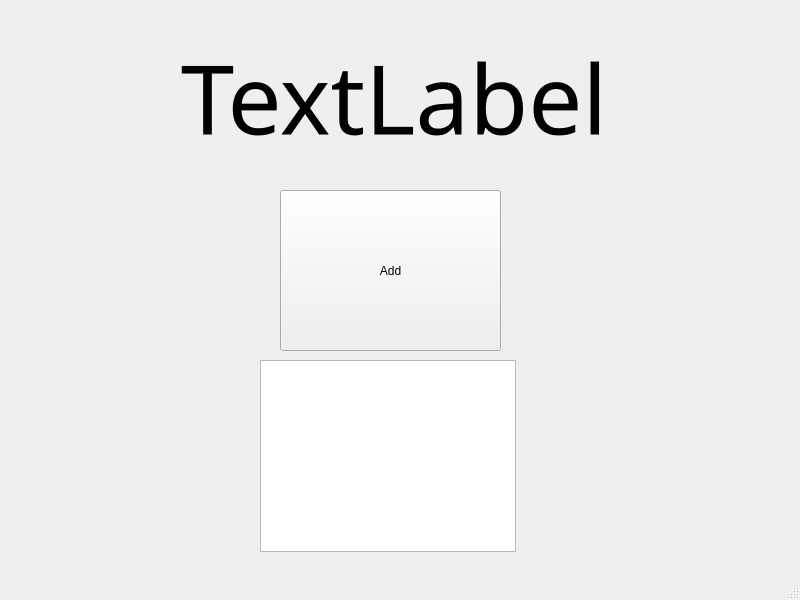
<?xml version="1.0" encoding="UTF-8"?>
<ui version="4.0">
 <class>MainWindow</class>
 <widget class="QMainWindow" name="MainWindow">
  <property name="geometry">
   <rect>
    <x>0</x>
    <y>0</y>
    <width>800</width>
    <height>600</height>
   </rect>
  </property>
  <property name="windowTitle">
   <string>MainWindow</string>
  </property>
  <property name="autoFillBackground">
   <bool>false</bool>
  </property>
  <widget class="QWidget" name="centralwidget">
   <widget class="QPushButton" name="m_btnAdd">
    <property name="geometry">
     <rect>
      <x>280</x>
      <y>190</y>
      <width>221</width>
      <height>161</height>
     </rect>
    </property>
    <property name="text">
     <string>Add</string>
    </property>
   </widget>
   <widget class="QLabel" name="m_txtCount">
    <property name="geometry">
     <rect>
      <x>170</x>
      <y>20</y>
      <width>448</width>
      <height>155</height>
     </rect>
    </property>
    <property name="font">
     <font>
      <family>Viner Hand ITC</family>
      <pointsize>72</pointsize>
     </font>
    </property>
    <property name="autoFillBackground">
     <bool>false</bool>
    </property>
    <property name="text">
     <string>TextLabel</string>
    </property>
    <property name="alignment">
     <set>Qt::AlignmentFlag::AlignCenter</set>
    </property>
   </widget>
   <widget class="QListView" name="listView">
    <property name="geometry">
     <rect>
      <x>260</x>
      <y>360</y>
      <width>256</width>
      <height>192</height>
     </rect>
    </property>
   </widget>
  </widget>
  <widget class="QMenuBar" name="menubar">
   <property name="geometry">
    <rect>
     <x>0</x>
     <y>0</y>
     <width>800</width>
     <height>21</height>
    </rect>
   </property>
  </widget>
  <widget class="QStatusBar" name="statusbar"/>
 </widget>
 <resources/>
 <connections/>
</ui>
